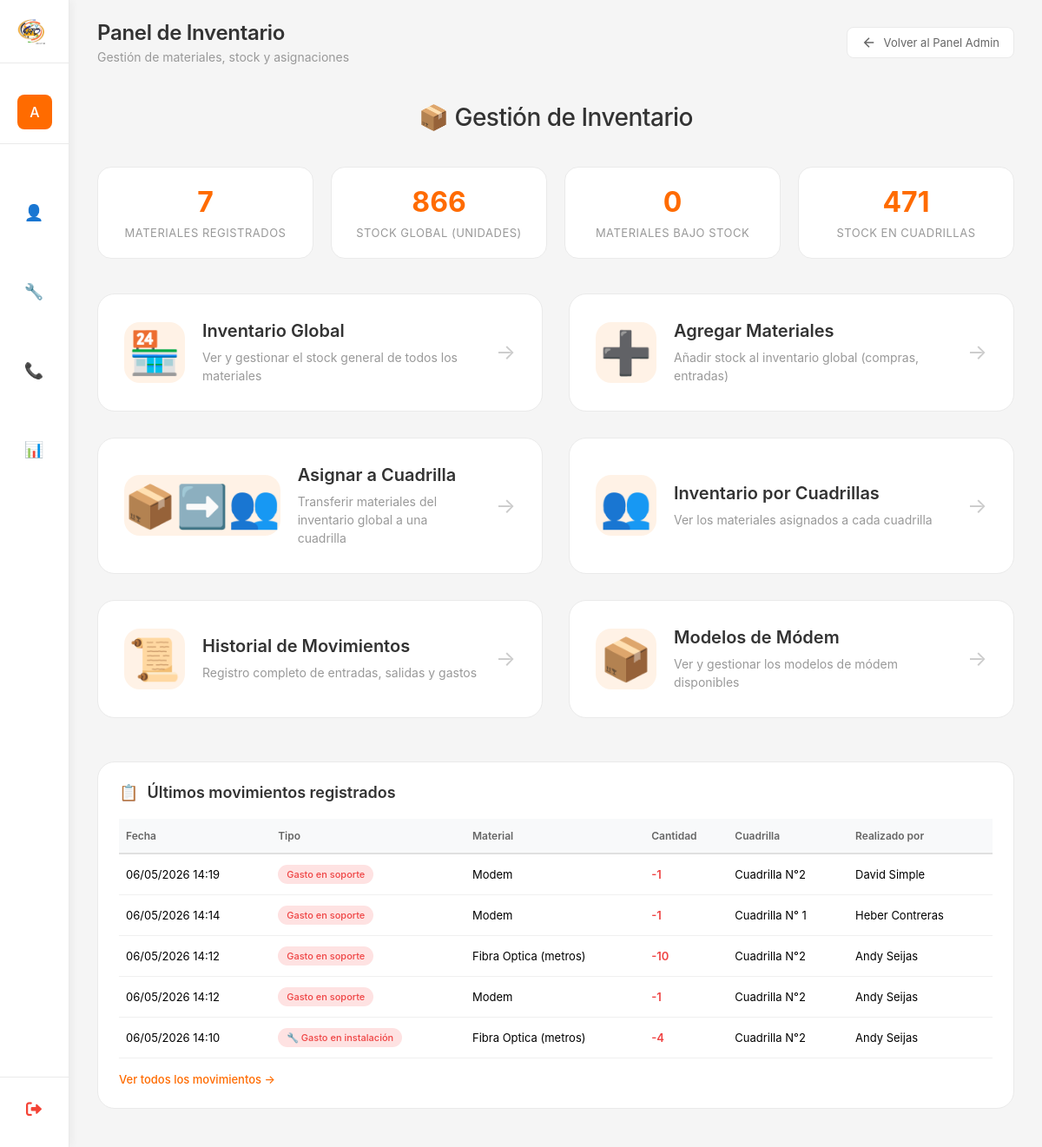
The page /inventario/panel/ (signed in) on the database its author committed.
### myapp/models.py (models this page shows, shortened)
class MovimientoInventario(models.Model):
    class TipoMovimiento(models.TextChoices):
        ENTRADA = 'ENTRADA', 'Entrada (Compra/Adición)'
        SALIDA_A_CUADRILLA = 'SALIDA_CUADRILLA', 'Salida a cuadrilla'
        DEVOLUCION_CUADRILLA = 'DEVOLUCION', 'Devolución de cuadrilla'
        GASTO_INSTALACION = 'GASTO_INSTALACION', '🔧 Gasto en instalación'
        GASTO_SOPORTE = 'GASTO_SOPORTE', 'Gasto en soporte'
        AJUSTE = 'AJUSTE', 'Ajuste manual'
    material = models.ForeignKey(
        Material,
        on_delete=models.CASCADE,
        related_name='movimientos',
        verbose_name="Material"
    )
    tipo = models.CharField(
        max_length=30,
        choices=TipoMovimiento.choices,
        verbose_name="Tipo de movimiento"
    )
    cantidad = models.IntegerField(verbose_name="Cantidad")
    cuadrilla = models.ForeignKey(
        Cuadrilla,
        on_delete=models.SET_NULL,
        null=True,
        blank=True,
        related_name='movimientos_inventario',
        verbose_name="Cuadrilla relacionada"
    )
    instalacion = models.ForeignKey(
        'Instalacion',
        on_delete=models.SET_NULL,
        null=True,
        blank=True,
        related_name='movimientos_inventario',
        verbose_name="Instalación relacionada"
    )
    soporte = models.ForeignKey(
        'Soporte',
        on_delete=models.SET_NULL,
        null=True,
        blank=True,
        related_name='movimientos_inventario',
        verbose_name="Soporte relacionado"
    )
    observacion = models.TextField(max_length=500, blank=True, null=True)
    fecha_movimiento = models.DateTimeField(auto_now_add=True)
    realizado_por = models.ForeignKey(
        User,
        on_delete=models.SET_NULL,
        null=True,
        blank=True,
        related_name='movimientos_inventario',
        verbose_name="Realizado por"
    )
    class Meta:
        verbose_name = "Movimiento de Inventario"
        verbose_name_plural = "Movimientos de Inventario"
        ordering = ['-fecha_movimiento']

class Material(models.Model):
    nombre = models.CharField(max_length=50, unique=True, verbose_name="Nombre del material")
    activo = models.BooleanField(default=True, verbose_name="Activo")
    fecha_creacion = models.DateTimeField(auto_now_add=True)
    class Meta:
        verbose_name = "Material"
        verbose_name_plural = "Materiales"
        ordering = ['nombre']

class Cuadrilla(models.Model):
    class EstadoCuadrilla(models.TextChoices):
        DISPONIBLE = 'DISPONIBLE', 'Disponible'
        OCUPADO = 'OCUPADO', 'Ocupado'
        EN_DESCANSO = 'DESCANSO', 'En Descanso'
        INACTIVO = 'INACTIVO', 'Inactivo'
    nombre = models.CharField(
        max_length=100,
        unique=True,
        verbose_name="Nombre de la Cuadrilla"
    )
    codigo = models.CharField(
        max_length=20,
        unique=True,
        verbose_name="Código de Cuadrilla",
        help_text="Ej: C001, INST-001"
    )
    instaladores = models.ManyToManyField(
        'PerfilUsuario',
        related_name='cuadrillas',
        verbose_name="Instaladores",
        blank=True
    )
    estado = models.CharField(
        max_length=20,
        choices=EstadoCuadrilla.choices,
        default=EstadoCuadrilla.DISPONIBLE,
        verbose_name="Estado de la Cuadrilla",
        db_index=True
    )
    fecha_creacion = models.DateTimeField(
        auto_now_add=True,
        verbose_name="Fecha de creación"
    )
    fecha_actualizacion = models.DateTimeField(
        auto_now=True,
        verbose_name="Última actualización"
    )
    creado_por = models.ForeignKey(
        User,
        on_delete=models.SET_NULL,
        null=True,
        blank=True,
        related_name='cuadrillas_creadas',
        verbose_name="Creado por"
    )
    activo = models.BooleanField(
        default=True,
        verbose_name="Activo"
    )
    class Meta:
        verbose_name = "Cuadrilla"
        verbose_name_plural = "Cuadrillas"
        ordering = ['nombre']
        indexes = [
            models.Index(fields=['estado']),
            models.Index(fields=['activo']),
            models.Index(fields=['codigo']),
        ]

### myapp/views_inventario.py (the view)
# urls.py: path('inventario/panel/', panel_inventario, name='panel_inventario'),
@login_required
@staff_member_required
def panel_inventario(request):
    es_admin = request.user.is_superuser or request.user.groups.filter(name='Administrador').exists()
    if not es_admin:
        messages.error(request, 'No tienes permisos para acceder a esta página.')
        return redirect('dashboard')
    total_materiales = Material.objects.filter(activo=True).count()
    inventario_global = InventarioGlobal.objects.all()
    total_stock_global = sum(item.cantidad for item in inventario_global)
    materiales_bajo_stock = sum(1 for item in inventario_global if item.esta_bajo_stock)
    inventario_cuadrillas = InventarioCuadrilla.objects.all()
    total_stock_cuadrillas = sum(item.cantidad for item in inventario_cuadrillas)
    cuadrillas_con_materiales = inventario_cuadrillas.values('cuadrilla').distinct().count()
    ultimos_movimientos = MovimientoInventario.objects.select_related(
        'material', 'cuadrilla', 'realizado_por'
    ).order_by('-fecha_movimiento')[:5]
    context = {
        'total_materiales': total_materiales,
        'total_stock_global': total_stock_global,
        'materiales_bajo_stock': materiales_bajo_stock,
        'total_stock_cuadrillas': total_stock_cuadrillas,
        'cuadrillas_con_materiales': cuadrillas_con_materiales,
        'ultimos_movimientos': ultimos_movimientos,
    }
    return render(request, 'Inventario/panel_inventario.html', context)

### myapp/templates/Inventario/panel_inventario.html (shortened to what this page needs)
{% extends 'Inicio_De_Sesion/base.html' %}
{% load static %}
{% block page_title %}Panel de Inventario{% endblock %}
{% block page_subtitle %}Gestión de materiales, stock y asignaciones{% endblock %}
{% block header_actions %}
<a href="{% url 'panel_administrativo' %}" class="btn-secondary">
    <svg width="18" height="18" viewBox="0 0 24 24" fill="none" stroke="currentColor" stroke-width="2">
        <path d="M19 12H5M12 19l-7-7 7-7"/>
    </svg>
    Volver al Panel Admin
</a>
{% endblock %}
{% block content %}
<div class="inventory-panel">
    <h2 class="panel-title">📦 Gestión de Inventario</h2>
    <div class="quick-stats">
        <div class="stat-item">
            <span class="stat-number">{{ total_materiales }}</span>
            <span class="stat-label">Materiales registrados</span>
        </div>
        <div class="stat-item">
            <span class="stat-number">{{ total_stock_global }}</span>
            <span class="stat-label">Stock global (unidades)</span>
        </div>
        <div class="stat-item">
            <span class="stat-number {% if materiales_bajo_stock > 0 %}warning{% endif %}">{{ materiales_bajo_stock }}</span>
            <span class="stat-label">Materiales bajo stock</span>
        </div>
        <div class="stat-item">
            <span class="stat-number">{{ total_stock_cuadrillas }}</span>
            <span class="stat-label">Stock en cuadrillas</span>
        </div>
    </div>
    <div class="inventory-buttons-grid">
        <a href="{% url 'inventario_global_lista' %}" class="inventory-button">
            <div class="button-icon">🏪</div>
            <div class="button-content">
                <h3>Inventario Global</h3>
                <p>Ver y gestionar el stock general de todos los materiales</p>
            </div>
            <div class="button-arrow">→</div>
        </a>
        <a href="{% url 'inventario_global_agregar' %}" class="inventory-button">
            <div class="button-icon">➕</div>
            <div class="button-content">
                <h3>Agregar Materiales</h3>
                <p>Añadir stock al inventario global (compras, entradas)</p>
            </div>
            <div class="button-arrow">→</div>
        </a>
        <a href="{% url 'inventario_asignar_cuadrilla' %}" class="inventory-button">
            <div class="button-icon">📦➡️👥</div>
            <div class="button-content">
                <h3>Asignar a Cuadrilla</h3>
                <p>Transferir materiales del inventario global a una cuadrilla</p>
            </div>
            <div class="button-arrow">→</div>
        </a>
        <a href="{% url 'inventario_todas_cuadrillas' %}" class="inventory-button">
            <div class="button-icon">👥</div>
            <div class="button-content">
                <h3>Inventario por Cuadrillas</h3>
                <p>Ver los materiales asignados a cada cuadrilla</p>
            </div>
            <div class="button-arrow">→</div>
        </a>
        <a href="{% url 'inventario_movimientos' %}" class="inventory-button">
            <div class="button-icon">📜</div>
            <div class="button-content">
                <h3>Historial de Movimientos</h3>
                <p>Registro completo de entradas, salidas y gastos</p>
            </div>
            <div class="button-arrow">→</div>
        </a>
        <a href="{% url 'lista_modelos_modem' %}" class="inventory-button">
            <div class="button-icon">📦</div>
            <div class="button-content">
                <h3>Modelos de Módem</h3>
                <p>Ver y gestionar los modelos de módem disponibles</p>
            </div>
            <div class="button-arrow">→</div>
        </a>
    </div>
    <div class="movimientos-section">
        <div class="section-title">
            <span>📋</span>
            Últimos movimientos registrados
        </div>
        {% if ultimos_movimientos %}
        <table class="movimientos-table">
            <thead>
                <tr>
                    <th>Fecha</th>
                    <th>Tipo</th>
                    <th>Material</th>
                    <th>Cantidad</th>
                    <th>Cuadrilla</th>
                    <th>Realizado por</th>
                </thead>
            <tbody>
                {% for mov in ultimos_movimientos %}
                <tr>
                    <td>{{ mov.fecha_movimiento|date:"d/m/Y H:i" }}</td>
                    <td>
                        <span class="badge-movimiento
                            {% if mov.tipo == 'ENTRADA' %}badge-entrada
                            {% elif mov.tipo == 'SALIDA_A_CUADRILLA' %}badge-salida
                            {% elif mov.tipo == 'GASTO_INSTALACION' %}badge-gasto
                            {% elif mov.tipo == 'GASTO_SOPORTE' %}badge-gasto
                            {% else %}badge-ajuste{% endif %}">
                            {{ mov.get_tipo_display }}
                        </span>
                    </td>
                    <td>{{ mov.material.nombre }}</td>
                    <td style="{% if mov.cantidad > 0 %}color:#10b981;{% else %}color:#ef4444;{% endif %} font-weight:600;">
                        {% if mov.cantidad > 0 %}+{% endif %}{{ mov.cantidad }}
                    </td>
                    <td>{{ mov.cuadrilla.nombre|default:"—" }}</td>
                    <td>{{ mov.realizado_por.get_full_name|default:mov.realizado_por.username|default:"—" }}</td>
                </tr>
                {% endfor %}
            </tbody>
        </table>
        <a href="{% url 'inventario_movimientos' %}" class="ver-todos-link">Ver todos los movimientos →</a>
        {% else %}
        <p style="text-align: center; color: #999; padding: 40px;">No hay movimientos registrados aún</p>
        {% endif %}
    </div>
</div>
{% endblock %}

### myapp/templates/Inicio_De_Sesion/base.html (shortened to what this page needs)
{% load static %}
<!DOCTYPE html>
<html lang="es">
<head>
    <link rel="stylesheet" href="https://cdnjs.cloudflare.com/ajax/libs/font-awesome/6.0.0/css/all.min.css">
</head>
<body>
    <div class="dashboard">
        <div class="sidebar" id="sidebar">
            <div class="logo-area" onclick="window.location.href='{% url 'dashboard' %}'">
                <img src="{% static 'cd.png' %}" alt="VTC" class="logo">
            </div>
            <div class="user-info">
                <div class="user-avatar">
                    {{ user.username|first|upper }}
                </div>
            </div>
            <div class="menu">
                {% if user.groups.all.0.name != 'Call Center' %}
                <div class="menu-item" onclick="toggleSubmenu(this, 'vendedorSubmenu')">
                    <span class="menu-icon">👤</span>
                </div>
                {% endif %}
                {% if user.groups.all.0.name == 'Instalador' or user.groups.all.0.name == 'Administrador' or user.is_superuser %}
                <div class="menu-item" onclick="toggleSubmenu(this, 'instaladorSubmenu')">
                    <span class="menu-icon">🔧</span>
                </div>
                {% endif %}
                {% if user.is_superuser or user.groups.all.0.name == 'Administrador' or user.groups.all.0.name == 'Call Center' %}
                <div class="menu-item" onclick="toggleSubmenu(this, 'callcenterSubmenu')">
                    <span class="menu-icon">📞</span>
                </div>
                {% endif %}
                {% if user.is_superuser or user.groups.all.0.name == 'Administrador' or user.groups.all.0.name == 'Supervisor' %}
                <div class="menu-item" onclick="window.location.href='{% url 'panel_administrativo' %}'">
                    <span class="menu-icon">📊</span>
                </div>
                {% endif %}
            </div>
            <div class="sidebar-footer">
                <a href="{% url 'logout' %}" class="logout-sidebar" onclick="return confirm('¿Estás seguro que deseas cerrar sesión?')">
                    <i class="fas fa-sign-out-alt"></i>
                </a>
            </div>
        </div>
        <div class="main-content" id="mainContent">
            <div class="content-header">
                <div class="page-title">
                    <h1>{% block page_title %}Dashboard{% endblock %}</h1>
                    <p>{% block page_subtitle %}{{ current_date|default:"11 mar 2026" }} · Bienvenido de vuelta{% endblock %}</p>
                </div>
                <div class="header-actions">
                    {% block header_actions %}{% endblock %}
                </div>
            </div>
            {% block content %}{% endblock %}
        </div>
    </div>
</body>
</html>

### rows shown on the page
MovimientoInventario: fecha_movimiento "06/05/2026 14:19", tipo "Gasto en soporte", material.nombre "Modem", cantidad "-1", cuadrilla.nombre "Cuadrilla N°2", realizado_por.get_full_name "David Simple"
MovimientoInventario: fecha_movimiento "06/05/2026 14:14", tipo "Gasto en soporte", material.nombre "Modem", cantidad "-1", cuadrilla.nombre "Cuadrilla N° 1", realizado_por.get_full_name "Heber Contreras"
MovimientoInventario: fecha_movimiento "06/05/2026 14:12", tipo "Gasto en soporte", material.nombre "Fibra Optica (metros)", cantidad "-10", cuadrilla.nombre "Cuadrilla N°2", realizado_por.get_full_name "Andy Seijas"
MovimientoInventario: fecha_movimiento "06/05/2026 14:12", tipo "Gasto en soporte", material.nombre "Modem", cantidad "-1", cuadrilla.nombre "Cuadrilla N°2", realizado_por.get_full_name "Andy Seijas"
MovimientoInventario: fecha_movimiento "06/05/2026 14:10", tipo "🔧 Gasto en instalación", material.nombre "Fibra Optica (metros)", cantidad "-4", cuadrilla.nombre "Cuadrilla N°2", realizado_por.get_full_name "Andy Seijas"

### other values the page prints
{{ user.username|first|upper }} "A"
{{ total_materiales }} "7"
{{ total_stock_global }} "866"
{{ materiales_bajo_stock }} "0"
{{ total_stock_cuadrillas }} "471"
